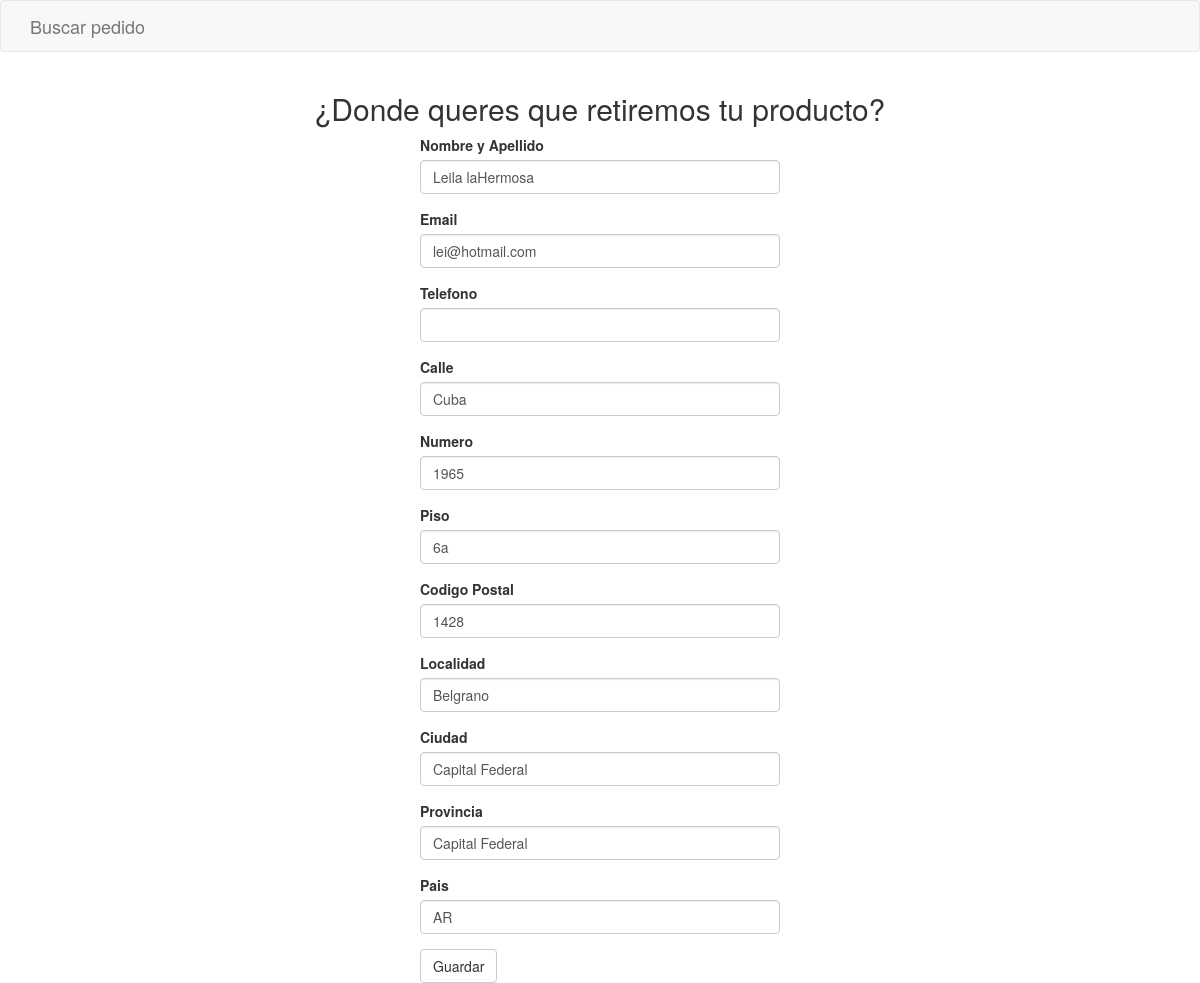
The page /direccion on the database as committed earlier.
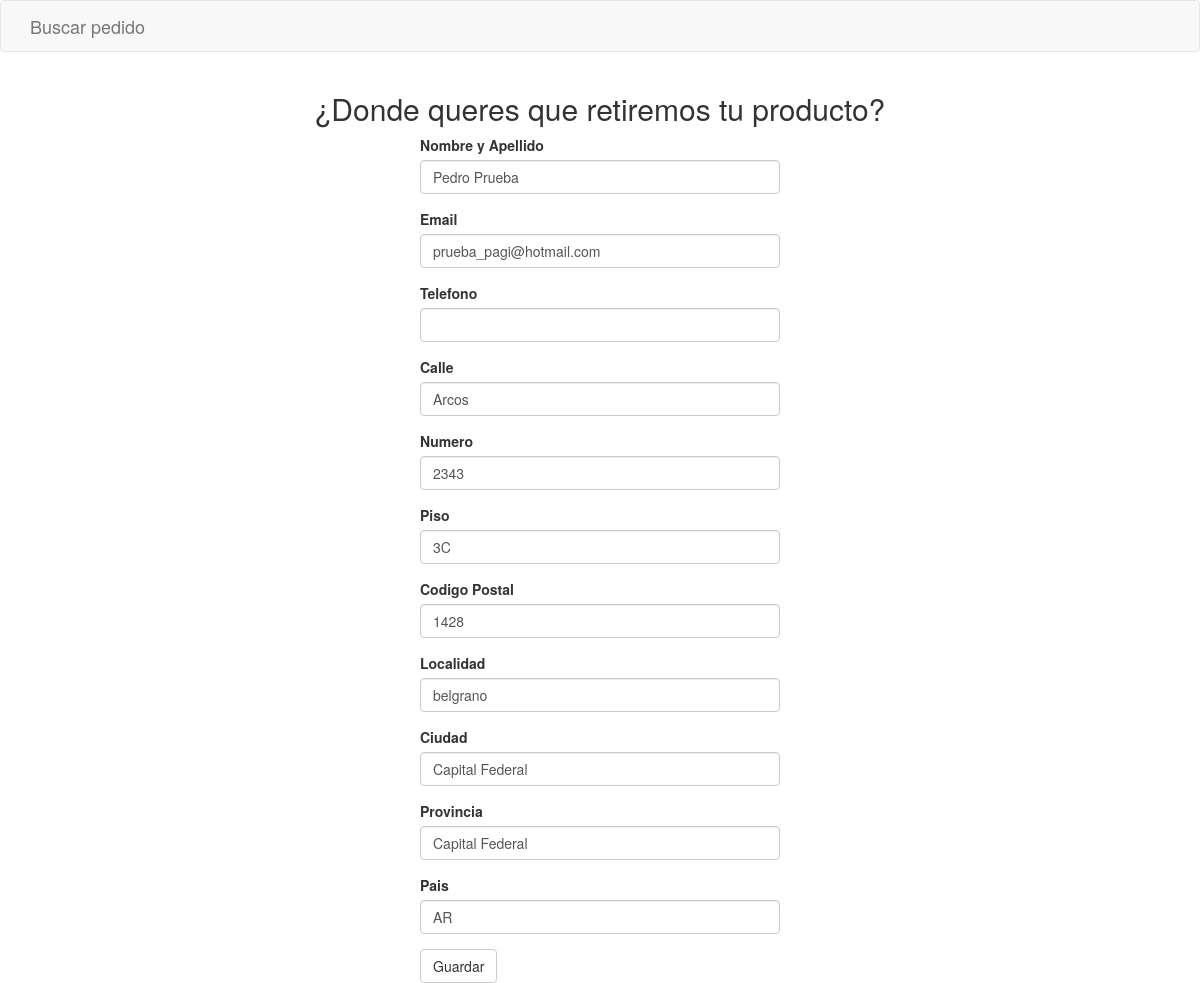
The same page on the database as committed later.
### app/models.py (models this page shows, shortened)
class Customer(db.Model):
    id = db.Column(db.Integer, primary_key=True)
    company_id = db.Column(db.Integer, db.ForeignKey('company.id'))
    name = db.Column(db.String(64), index=True)
    email = db.Column(db.String(120), index=True, unique=True)
    phone = db.Column(db.String(15))
    orders = db.relationship('Order', backref='buyer', lazy='dynamic')
    address = db.Column(db.String(64))
    number = db.Column(db.String(10))
    floor = db.Column(db.String(10))
    zipcode = db.Column(db.String(8))
    locality = db.Column(db.String(64))
    city = db.Column(db.String(64))
    province = db.Column(db.String(64))
    country = db.Column(db.String(64))

### app/routes.py (the view)
@app.route('/direccion', methods=['GET', 'POST'])
def direccion():
    user = Customer.query.first()
    form = DireccionForm()
    if request.method == 'GET':
        form.name.data = user.name
        form.email.data = user.email
        form.phone.data = user.phone
        form.address.data = user.address
        form.number.data = user.number
        form.floor.data = user.floor
        form.zipcode.data = user.zipcode
        form.locality.data = user.locality
        form.city.data = user.city
        form.province.data = user.province
        form.country.data = user.country
    if form.validate_on_submit():
        form.populate_obj(obj=user)
        db.session.commit()
        return redirect(url_for('confirma_cambios'))
    return render_template('direccion.html', form=form, user=user)

### app/forms.py
class DireccionForm(FlaskForm):
    name = StringField('Nombre y Apellido', validators=[DataRequired()])
    email = StringField('Email', validators=[DataRequired()])
    phone = StringField('Telefono', validators=[DataRequired()])
    address = StringField('Calle', validators=[DataRequired()])
    number = StringField('Numero', validators=[DataRequired()])
    floor = StringField('Piso')
    zipcode = StringField('Codigo Postal', validators=[DataRequired()])
    locality = StringField('Localidad', validators=[DataRequired()])
    city = StringField('Ciudad', validators=[DataRequired()])
    province = StringField('Provincia', validators=[DataRequired()])
    country = StringField('Pais', validators=[DataRequired()])
    submit = SubmitField('Guardar')

### app/templates/direccion.html
{% extends "base.html" %}
{% import 'bootstrap/wtf.html' as wtf %}
{% block app_content %}
    <h2 style="text-align:center"> ¿Donde queres que retiremos tu producto? </h2>
    <div class="row">
        <div class="col-lg-4 col-lg-offset-4 col-md-6 col-md-offset-3 col-xs-12">
            {{ wtf.quick_form(form) }}
        </div>
    </div>
{% endblock%}

### app/templates/base.html (shortened to what this page needs)
{% extends 'bootstrap/base.html' %}
{% block navbar %}
    <nav class="navbar navbar-default">
        <div class="container">
            <div class="navbar-header">
                <a class="navbar-brand" href="{{ url_for('buscar', empresa = 'Ninguna') }}">Buscar pedido</a>
            </div>
        </div>
    </nav>
{% endblock %}
{% block content %}
    <div class="container">
        {% block app_content %}{% endblock %}
    </div>
{% endblock %}

Rows that differ between the two databases and show on the page:
removed Customer: name "Leila laHermosa", email "lei@hotmail.com", address "Cuba", number "1965", floor "6a", zipcode "1428", locality "Belgrano", city "Capital Federal", province "Capital Federal", country "AR"
added Customer: name "Pedro Prueba", email "prueba_pagi@hotmail.com", address "Arcos", number "2343", floor "3C", zipcode "1428", locality "belgrano", city "Capital Federal", province "Capital Federal", country "AR"
